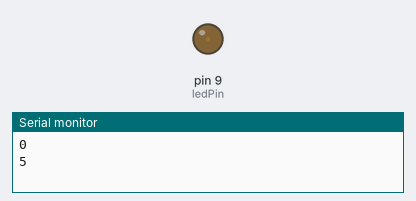
Bench run of a sketch on a simulated Arduino Uno, built with avr-gcc and run on an emulated ATmega328P. On the bench: output pins drawn as LEDs (lit = HIGH), the last lines printed to the serial monitor.

Above: at 0.05 s.
At 0.95 s:
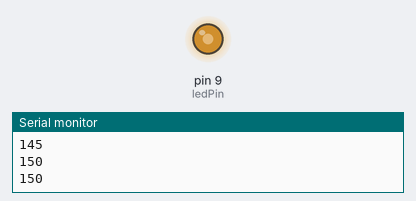
At 1.5 s:
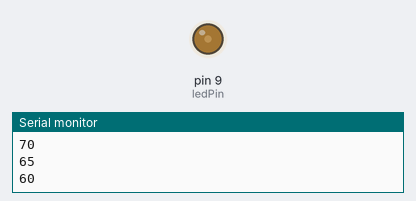
Timing chart, 0 to 4.3 s (numbered marks = the images above):
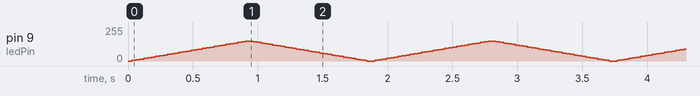

The sketch:

Fading.ino
```cpp
int ledPin = 9;
void setup()  {
Serial.begin(9600); }

void loop()  {
  int maxValue=150;
  for(int fadeValue = 0 ; fadeValue <= maxValue; fadeValue =fadeValue+5)
  {  Serial.println(fadeValue);
    analogWrite(ledPin, fadeValue);
    delay(30);
  }
  for(int fadeValue = maxValue ; fadeValue >= 0; fadeValue -=5)
  { Serial.println(fadeValue);
    analogWrite(ledPin, fadeValue);
    delay(30);
  }
}
```
